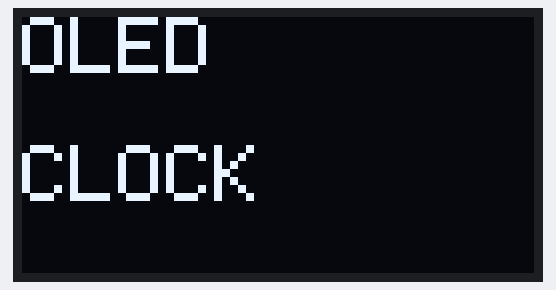
A sketch run on a simulated ESP8266 (NodeMCU). On the bench: 128×64 one-colour display. WiFi joins after 1.5 s; servers stay silent unless stated; network time is answered at once with the bench clock; the local clock reads 2024-03-15 10:24:30 at power-on unless the sketch sets it.

Above: at 1.1 s.
At 2.6 s:
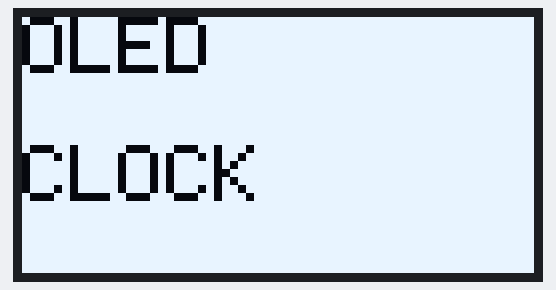
At 3.7 s:
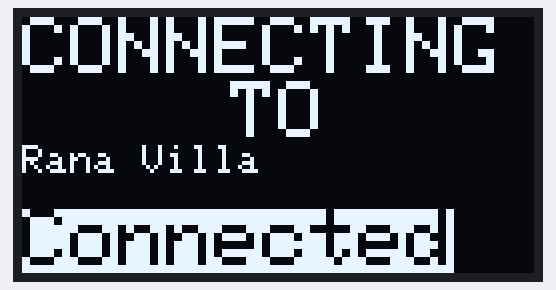
At 4.2 s:
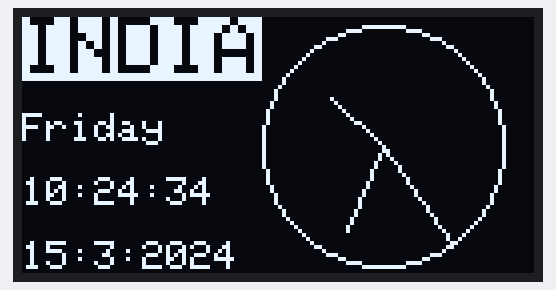
At 20.6 s:
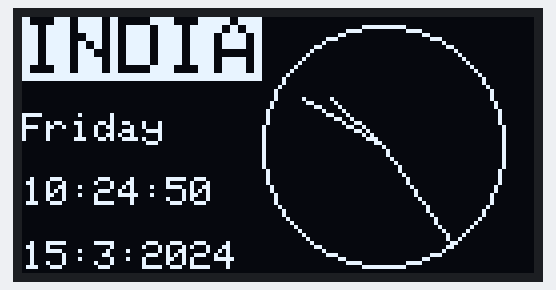
At 38.1 s:
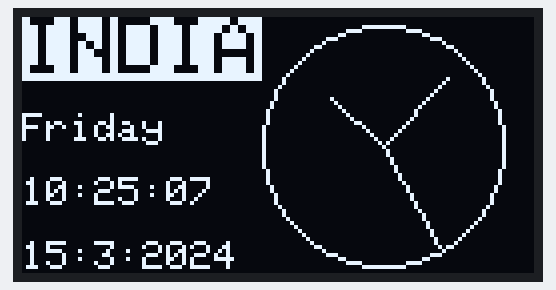

Measured:
- what the display in image 1 shows lasts 1.0 s, from 2.6 s to 3.6 s
- what the display in image 2 shows lasts 0.6 s, from 3.6 s to 4.2 s

The sketch:

Analog_Digital_Watch.ino
```cpp
//Self Adjusting OLED Clock
//by Shubham Santosh


#include<ESP8266WiFi.h>
#include<NTPClient.h>
#include<WiFiUdp.h>
#include<SPI.h>
#include<Adafruit_SSD1306.h>
#include<Adafruit_GFX.h>
#include<Wire.h>

#define utcoffset 19800   // adds 19800 seconds = 5hr and 30 mins

Adafruit_SSD1306 display(128,64,&Wire,-1);
WiFiUDP ntp;
NTPClient timeclient(ntp,"asia.pool.ntp.org",utcoffset);

const char *ssid= "Rana Villa";               // enter SSID of your WiFi router
const char *password= "Sp@9991109566";        // enter password of the router


String Week[7] = {"Sunday","Monday","Tuesday","Wednesday","Thursday","Friday","Saturday"};

void setup() {
  Serial.begin(115200);
  WiFi.begin(ssid,password);
  display.begin(SSD1306_SWITCHCAPVCC,0x3C);
  /*if(!(display.begin(SSD1306_SWITCHCAPVCC,0x3C)))
  {
    Serial.println("Connection Error");
    while (true)
    {continue;}
  }
  */
  delay(1000);

  // animation
display.clearDisplay();
display.setTextColor(WHITE);
display.setCursor(0,0);
display.setTextSize(2);
display.println("OLED");
display.setCursor(0,32);
display.println("CLOCK");
display.display();
display.startscrollright(0x00,0x05);
delay(1500);
display.invertDisplay(1);
display.stopscroll();
delay(1000);

    // displays ssid of the router to be connected
display.invertDisplay(0);
display.clearDisplay();
display.setCursor(0,0);
display.setTextColor(WHITE);
display.setTextSize(2);
display.println("CONNECTING");
display.setCursor(52,16);
display.println("TO");
display.setTextSize(1);
display.println(ssid);
display.display();
while(WiFi.status()!=WL_CONNECTED)
{
  Serial.print(".");
  delay(500);
}
display.setCursor(0,48);
display.setTextSize(2);
display.setTextColor(BLACK,WHITE);
display.print("Connected");
display.display();
delay(500);
display.clearDisplay();
display.setTextSize(1);
display.setTextColor(WHITE);
}


const int xcenter=90;  //x and y center points for clock
const int ycenter=32;
const int radius=30;    // radius of clock


void loop() {
  timeclient.update();
  display.setCursor(0,0);
  display.setTextSize(2);
  display.setTextColor(BLACK,WHITE);
  display.println("INDIA");
  display.setTextColor(WHITE);
  display.setTextSize(1);
  display.println();
  display.println(Week[timeclient.getDay()]);
  display.println();
  display.println(timeclient.getFormattedTime());
  display.println();

  // to obtain and display date

  int epochtime=timeclient.getEpochTime();
  struct tm *ptm = gmtime ((time_t *)&epochtime);
  display.print(ptm->tm_mday);
  display.print(":");
  display.print( ptm->tm_mon+1);
  display.print(":");
  display.println(ptm->tm_year+1900);

  // to display clock

  display.drawCircle(xcenter,ycenter,radius,WHITE);
  displaytime(timeclient.getHours(),timeclient.getMinutes(),timeclient.getSeconds());
  display.display();
  display.clearDisplay();
  delay(1000);
}

void displaytime(int hours,int mins,int secs)
{
  int Sangle=secs*6;                        // second angle
  int Mangle=mins*6;                         //minute angle
  int Hangle;                            // hour angle
  if(hours>=0 and hours<=12)
  Hangle=30*hours+map(mins,0,60,0,30);      // map for minor adjustments in hour hand
  else if(hours>12)              // hour format is 24hrs
  Hangle=(hours-12)*30+map(mins,0,60,0,30);

    //for displaying seconds
  int shiftSecX=0.8*radius*sin(Sangle*0.0174533);      //shifted x coordinate of second,0.8 is the
  int shiftSecY=0.8*radius*cos(Sangle*0.0174533);      //shifted y coordinate of second

 // if(Sangle>=0 and Sangle<=90)
 display.drawLine(xcenter,ycenter,xcenter+shiftSecX,ycenter-shiftSecY,WHITE);    //1st quadrant
/* else if(Sangle>90 and Sangle<=180)
 display.drawLine(xcenter,ycenter,xcenter+shiftSecX,ycenter-shiftSecY,WHITE);    //4th quadrant
 else if(Sangle>180 and Sangle<=270)
 display.drawLine(xcenter,ycenter,xcenter+shiftSecX,ycenter-shiftSecY,WHITE);    // 3rd quadrant
  else if(Sangle>270 and Sangle<=354)
display.drawLine(xcenter,ycenter,xcenter+shiftSecX,ycenter-shiftSecY,WHITE);    // 2nd quadrant
*/
//for displaying minutes
  int shiftMinX=radius*sin(Mangle*0.0174533);      //shifted x coordinate of minutes
  int shiftMinY=radius*cos(Mangle*0.0174533);      //shifted y coordinate of minutes

  display.drawLine(xcenter,ycenter,xcenter+shiftMinX,ycenter-shiftMinY,WHITE);

//for displaying hours
  int shiftHourX=0.6*radius*sin(Hangle*0.0174533);      //shifted x coordinate of hours
  int shiftHourY=0.6*radius*cos(Hangle*0.0174533);      //shifted y coordinate of hours

  display.drawLine(xcenter,ycenter,xcenter+shiftHourX,ycenter-shiftHourY,WHITE);

/*
// for testing purpose
  Serial.print(Sangle);
  Serial.print("\t");
  Serial.print(sin(Sangle*0.0174533));
  Serial.print("\t");
  Serial.print(cos(Sangle*0.0174533));
  Serial.print("\t");
  Serial.println(timeclient.getSeconds());
*/
}
```
